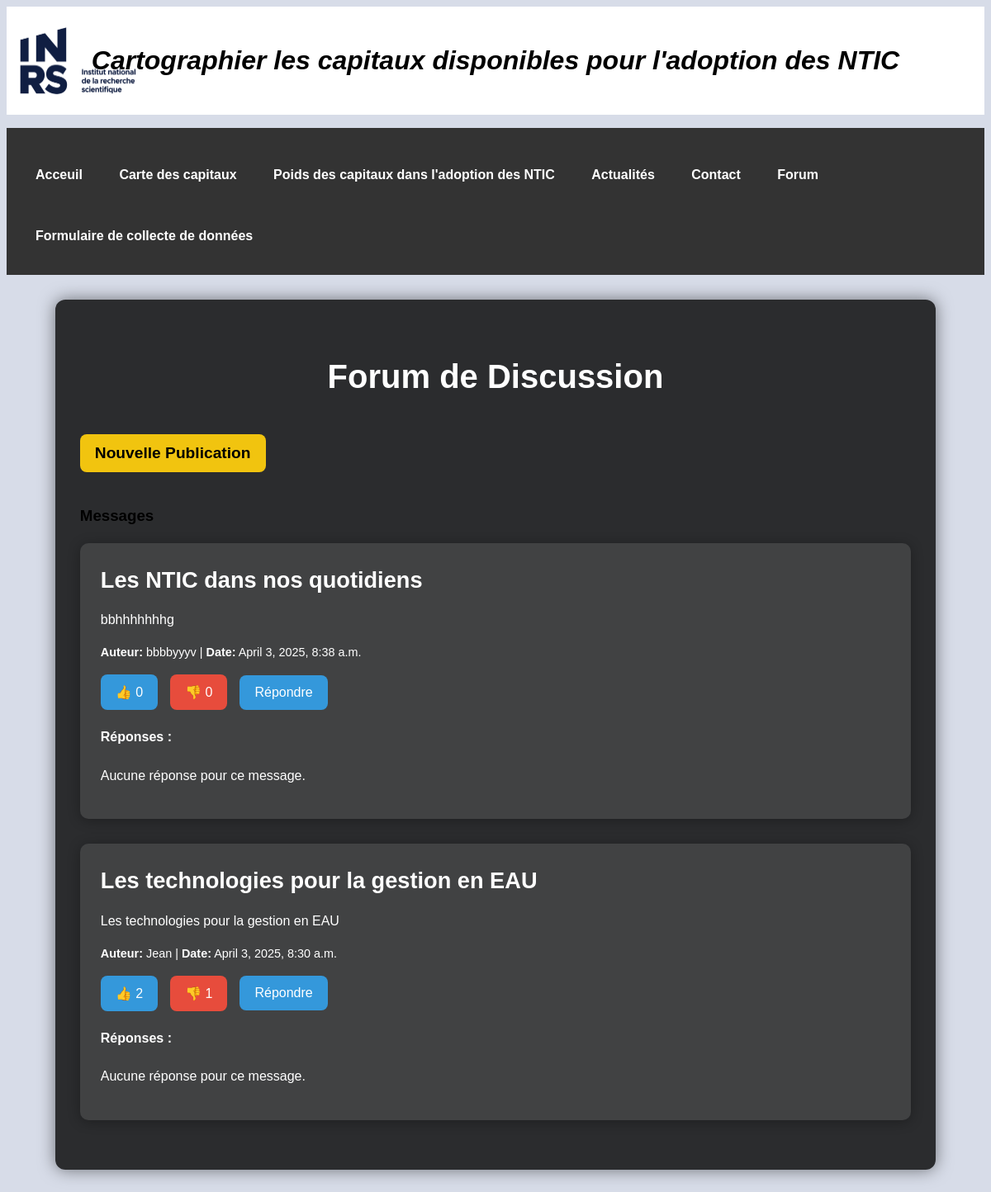
The app's page /forum/ with its own data.
### djbern/models.py (models this page shows, shortened)
class ForumPost(models.Model):
    titre = models.CharField(max_length=255)
    contenu = models.TextField()
    auteur = models.CharField(max_length=255)
    date_publication = models.DateTimeField(auto_now_add=True)
    date_creation = models.DateTimeField(auto_now_add=True)
    likes = models.IntegerField(default=0)
    dislikes = models.IntegerField(default=0)

### djbern/views.py (the view, shortened to what this page needs)
# urls.py: path('forum/', views.forum_view, name='forum'),
def forum_view(request):
    posts = ForumPost.objects.prefetch_related("reponses").all().order_by('-date_publication')
    form = ForumPostForm()
    reponse_form = ReponsePostForm()
    return render(request, "forum.html", {"posts": posts, "form": form, "reponse_form": reponse_form})

### templates/forum.html (shortened to what this page needs)
{% extends "template_base.html" %}
{% block contenu %}
    <div class="container">
        <h2>Forum de Discussion</h2>
        <button class="new-post-button" onclick="toggleNewPostForm()">Nouvelle Publication</button>
        <h3>Messages</h3>
        {% for post in posts %}
            <div class="post">
                <h3>{{ post.titre }}</h3>
                <p>{{ post.contenu }}</p>
                <p class="info"><strong>Auteur:</strong> {{ post.auteur }} | <strong>Date:</strong> {{ post.date_publication }}</p>
                <div class="like-dislike-buttons">
                    <form method="POST" style="display:inline;">
                        <button type="submit" name="like" class="like-button">👍 {{ post.likes }}</button>
                    </form>
                    <form method="POST" style="display:inline;">
                        <button type="submit" name="dislike" class="dislike-button">👎 {{ post.dislikes }}</button>
                    </form>
                    <button class="reply-button" onclick="openReplyForm('{{ post.id }}')">Répondre</button>
                </div>
                <div class="reponses">
                    <h4>Réponses :</h4>
                    {% for reponse in post.reponses.all %}
                        <div class="reponse">
                            <p><strong>{{ reponse.auteur }}</strong>: {{ reponse.contenu }}</p>
                            <p><em>Posté le {{ reponse.date_publication }}</em></p>
                        </div>
                    {% empty %}
                        <p>Aucune réponse pour ce message.</p>
                    {% endfor %}
                </div>
            </div>
        {% empty %}
            <p>Il n'y a pas encore de messages.</p>
        {% endfor %}
    </div>
{% endblock %}

### templates/template_base.html (shortened to what this page needs)
<!DOCTYPE html>
<html lang="fr">
<head>
</head>
<body>
    <header>
        <img src="../static/images/logoinrs.png" alt="Logo INRS" width="150">
        <h1 style="font-style: italic;">Cartographier les capitaux disponibles pour l'adoption des NTIC</h1>
    </header>
    <ul style='list-style:none'>
        <li style='display: inline-block;padding:10px 20px'>
           <a href='/'>Acceuil</a>
        </li>
         <li >
            <a href='/map/'> Carte des capitaux</a>
         </li>
         <li style='display: inline-block;padding:20px 20px'>
            <a href='/analyse/'> Poids des capitaux dans l'adoption des NTIC</a>
         </li>
        <li style='display: inline-block;padding:30px 20px'>
            <a href='/actualite/'>Actualités</a>
         </li>
         <li style='display: inline-block;padding:10px 20px'>
            <a href='/contact/'>Contact</a>
         </li>
         <li style='display: inline-block;padding:10px 20px'>
            <a href="{% url 'forum' %}">Forum</a>
        </li>
        <li><a href="{% url 'donnees' %}">Formulaire de collecte de données</a></li>
    </ul>
    {% block contenu%} {% endblock %}
    <body>
    <html>

### templates/template_base.html (style rules this page uses)
header { display: flex; justify-content: center; align-items: center; background-color: #fff; padding: 20px;Y position: relative; }
header img { position: absolute; left: 20px; }
body { background-color:rgba(21, 48, 122, 0.17); margin: 10; font-family: Arial, sans-serif; line-height: 1.5; }
ul { list-style: none; background: #333; padding: 15px; }
li { display: inline-block; padding: 20px 20px; }
a { color: white; text-decoration: none; font-weight: bold; }

### templates/forum.html (style rules this page uses)
.container { width: 85%; margin: 30px auto; background: rgba(0, 0, 0, 0.8); padding: 30px; border-radius: 12px; box-shadow: 0 0 20px rgba(0, 0, 0, 0.5); }
h2 { text-align: center; color: white !important; font-size: 2.5em; margin-bottom: 40px; }
h4 { color: white !important; }
.post, .new-post-form, .reponse { background: rgba(255, 255, 255, 0.1); padding: 25px; margin-bottom: 30px; border-radius: 10px; box-shadow: 0 2px 15px rgba(0, 0, 0, 0.3); transition: transform 0.3s ease, box-shadow 0.3s ease; }
.post h3 { margin: 0; color: white !important; font-size: 1.7em; }
.post p { margin: 15px 0; line-height: 1.6; color: white !important; }
.post .info { font-size: 0.9em; color: white !important; }
.like-dislike-buttons { margin-top: 15px; display: flex; gap: 15px; align-items: center; }
.like-dislike-buttons button { font-size: 1em; }
button { background: #3498db; color: white; border: none; padding: 12px 18px; border-radius: 8px; cursor: pointer; font-size: 1em; transition: background 0.3s ease, transform 0.2s ease; }
button.dislike-button { background: #e74c3c; }
.new-post-button { background-color: #f1c40f; padding: 12px 18px; border-radius: 8px; font-size: 1.2em; cursor: pointer; margin-bottom: 20px; display: inline-block; color: black; font-weight: bold; transition: background-color 0.3s ease; }

### records on screen
ForumPost: titre "Les NTIC dans nos quotidiens", contenu "bbhhhhhhhg", auteur "bbbbyyyv", date_publication "April 3, 2025, 8:38 a.m.", likes "0", dislikes "0"
ForumPost: titre "Les technologies pour la gestion en EAU", contenu "Les technologies pour la gestion en EAU", auteur "Jean", date_publication "April 3, 2025, 8:30 a.m.", likes "2", dislikes "1"
